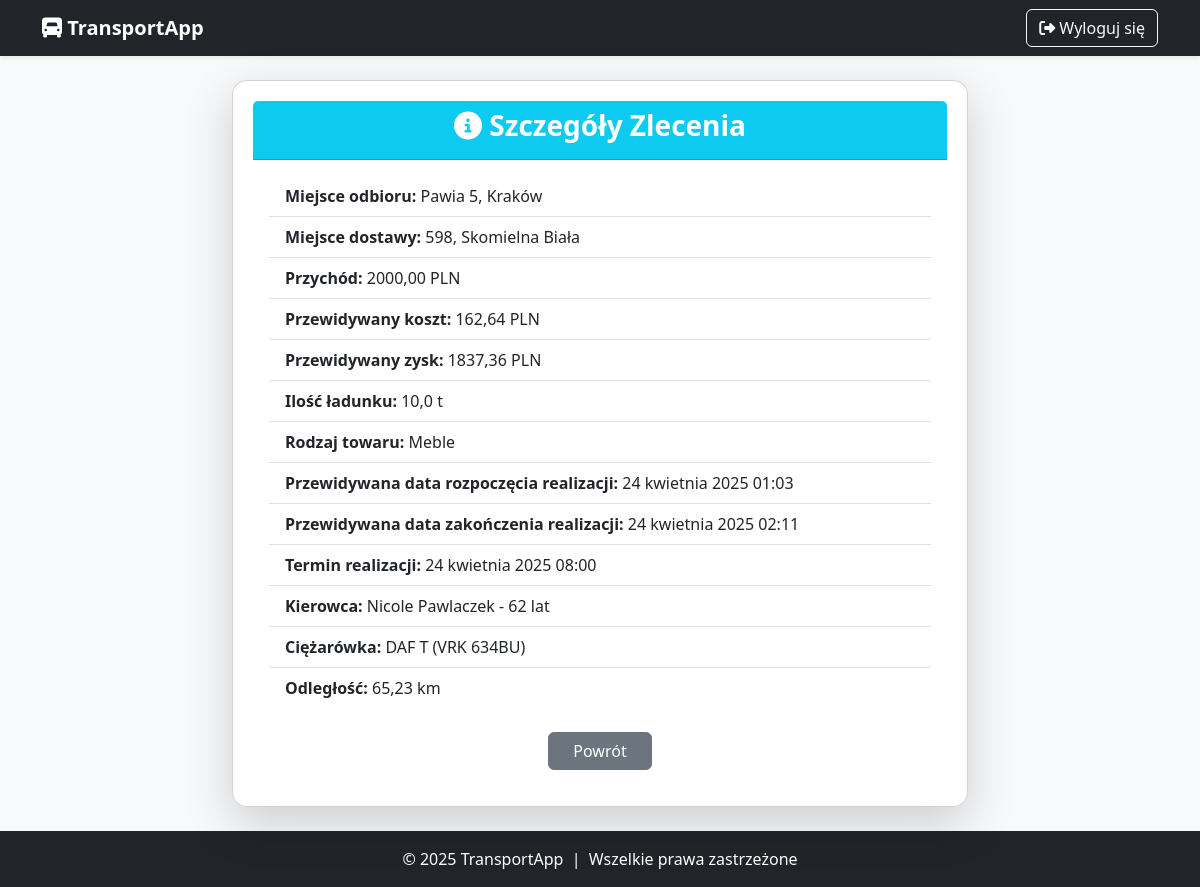
Page /users/zlecenia/15126/szczegoly/ (signed in) on the earlier database version.
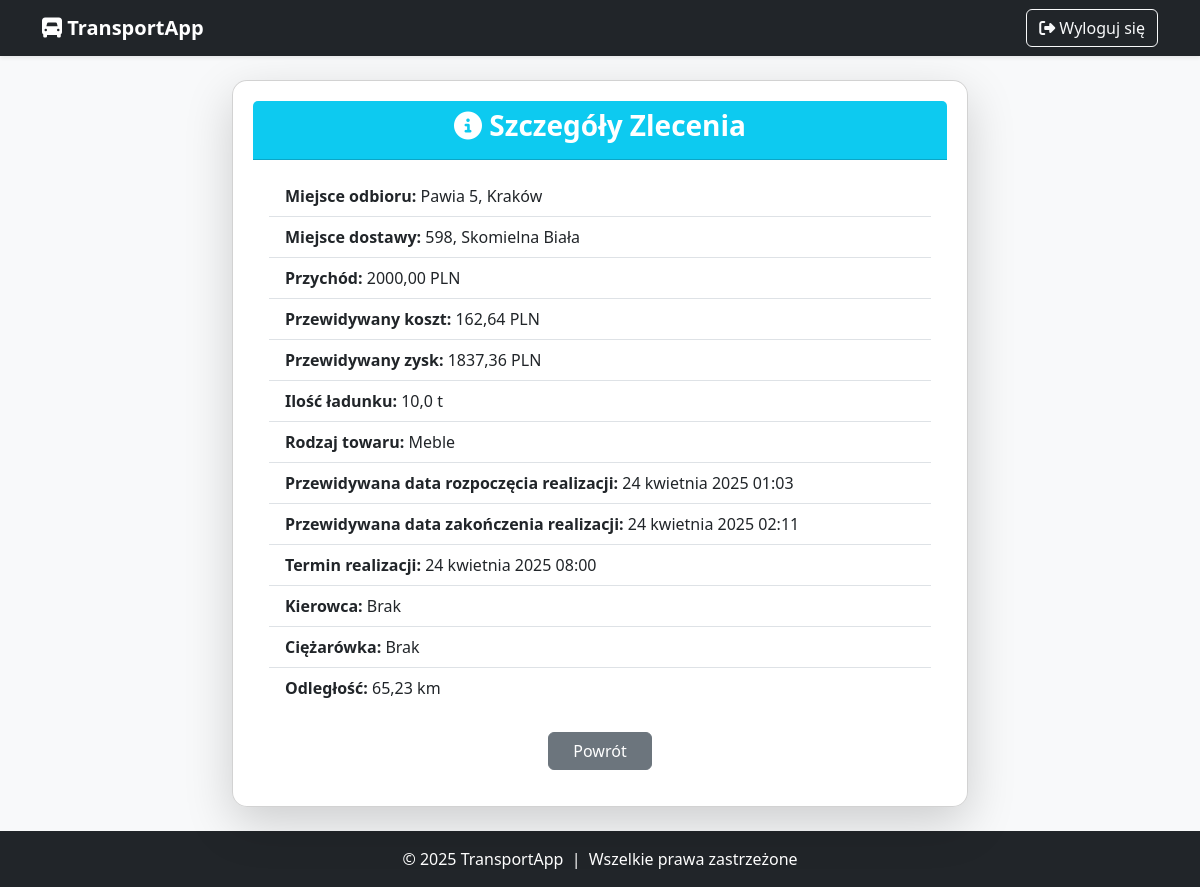
Same page on the later database version.
### users/models.py (models this page shows, shortened)
class Zlecenie(models.Model):
    STATUS_CHOICES = [
        ("nie_rozpoczete", "Nie rozpoczęte"),
        ("w_realizacji", "W realizacji"),
        ("zamkniete", "Zamknięte"),
    ]
    id_zlec = models.AutoField(primary_key=True)
    miejsce_odb = models.CharField(max_length=255, verbose_name="Miejsce odbioru")
    miejsce_dost = models.CharField(max_length=255, verbose_name="Miejsce dostawy")
    przychod = models.DecimalField(max_digits=10, decimal_places=2, verbose_name="Przychód (PLN)")
    ilosc_ladunku = models.FloatField(verbose_name="Ilość ładunku (tony)")
    towar = models.CharField(max_length=255, verbose_name="Rodzaj towaru")
    data_otrzymania = models.DateField(verbose_name="Data otrzymania zlecenia")
    termin_realizacji = models.DateTimeField(null=True, blank=True, verbose_name="Termin realizacji")
    kierowca = models.ForeignKey('users.Kierowca', on_delete=models.SET_NULL, null=True, blank=True, verbose_name="Przypisany kierowca")
    ciezarowka = models.ForeignKey('users.Ciezarowka', on_delete=models.SET_NULL, null=True, blank=True, verbose_name="Przypisana ciężarówka")
    status = models.CharField(max_length=15, choices=STATUS_CHOICES, default="nie_rozpoczete", verbose_name="Status zlecenia")
    odleglosc_km = models.DecimalField(max_digits=8, decimal_places=2, null=True, blank=True)
    przewidywana_data_rozpoczecia = models.DateTimeField(null=True, blank=True)
    przewidywany_czas_realizacji = models.DurationField(null=True, blank=True)
    przewidywana_data_zakonczenia = models.DateTimeField(null=True, blank=True)
    przewidywany_koszt = models.DecimalField(max_digits=10, decimal_places=2, null=True, blank=True)
    rzeczywista_data_rozpoczecia = models.DateTimeField(null=True, blank=True,
                                                        verbose_name="Rzeczywista data rozpoczęcia")
    rzeczywista_data_zakonczenia = models.DateTimeField(null=True, blank=True,
                                                        verbose_name="Rzeczywista data zakończenia")
    rzeczywiste_przejechane_km = models.DecimalField(max_digits=8, decimal_places=2, null=True, blank=True,
                                                     verbose_name="Rzeczywiste przejechane km")
    rzeczywiste_spalone_litry = models.DecimalField(max_digits=8, decimal_places=2, null=True, blank=True,
                                                    verbose_name="Rzeczywiste spalone litry paliwa")
    rzeczywisty_koszt = models.DecimalField(max_digits=10, decimal_places=2, null=True, blank=True)
    zysk = models.DecimalField(max_digits=10, decimal_places=2, null=True, blank=True)

class Kierowca(models.Model):
    kier_id = models.AutoField(primary_key=True)
    kier_imie = models.CharField(max_length=100, verbose_name="Imię")
    kier_nazwisko = models.CharField(max_length=100, verbose_name="Nazwisko")
    data_urodzenia = models.DateField(verbose_name="Data urodzenia")
    kier_adres = models.TextField(verbose_name="Adres")
    kier_telefon = models.CharField(max_length=15, verbose_name="Telefon")
    kier_email = models.EmailField(verbose_name="Email")
    kier_lata_dosw = models.IntegerField(verbose_name="Lata doświadczenia")
    kier_przejech_km = models.IntegerField(verbose_name="Przejechane km")
    kier_liczba_wykroczen = models.IntegerField(verbose_name="Liczba wykroczeń")
    stawka_za_km = models.DecimalField(max_digits=6, decimal_places=2, verbose_name="Stawka za km (PLN)", default=1.50)
    def oblicz_wiek(self):
        today = date.today()
        return today.year - self.data_urodzenia.year - ((today.month, today.day) < (self.data_urodzenia.month, self.data_urodzenia.day))
    def __str__(self):
        return f"{self.kier_imie} {self.kier_nazwisko} - {self.oblicz_wiek()} lat"

class Ciezarowka(models.Model):
    ciez_id = models.AutoField(primary_key=True)
    ciez_marka = models.CharField(max_length=50, verbose_name="Marka")
    ciez_model = models.CharField(max_length=50, verbose_name="Model")
    ciez_moc = models.IntegerField(
        verbose_name="Moc (KM)",
        validators=[MinValueValidator(0, message="Moc nie może być ujemna.")]
    )
    ciez_nr_rejestr = models.CharField(
        max_length=15,
        verbose_name="Numer rejestracyjny",
        validators=[RegexValidator(
            regex=r'^[A-Z0-9]{2,3}\s?[A-Z0-9]{4,6}$',
            message="Podaj poprawny numer rejestracyjny."
        )]
    )
    ciez_przebieg = models.IntegerField(
        verbose_name="Przebieg (km)",
        validators=[MinValueValidator(0, message="Przebieg nie może być ujemny.")]
    )
    ciez_rok_prod = models.IntegerField(
        verbose_name="Rok produkcji",
        validators=[
            MinValueValidator(0, message="Rok produkcji nie może być mniejszy od 0."),
            MaxValueValidator(date.today().year, message=f"Rok produkcji nie może być większy niż {date.today().year}.")
        ]
    )
    ciez_data_zakupu = models.DateField(verbose_name="Data zakupu")
    ciez_data_serwisu = models.DateField(verbose_name="Data ostatniego serwisu")
    ciez_masa_wlasna = models.DecimalField(
        max_digits=7, decimal_places=2,
        verbose_name="Masa własna (t)",
        validators=[MinValueValidator(0.01, message="Masa własna musi być większa od 0.")]
    )
    ciez_masa_ladunku = models.DecimalField(
        max_digits=7, decimal_places=2,
        verbose_name="Masa ładunku (t)",
        validators=[MinValueValidator(0.01, message="Masa ładunku musi być większa od 0.")]
    )
    ciez_dop_masa_calk = models.DecimalField(
        max_digits=7, decimal_places=2,
        verbose_name="Dopuszczalna masa całkowita (t)",
        validators=[MinValueValidator(0.01, message="Dopuszczalna masa całkowita musi być większa od 0.")]
    )
    ciez_spalanie_na_100km = models.DecimalField(
        max_digits=5, decimal_places=2,
        verbose_name="Spalanie na 100 km (l)",
        validators=[MinValueValidator(0, message="Spalanie nie może być mniejsze niż 0.")]
    )
    ciez_paliwo_litry = models.FloatField(
        verbose_name="Stan paliwa (l)",
        validators=[MinValueValidator(0)],
        null=True,
        blank=True
    )
    ciez_bak_max = models.FloatField(
        verbose_name="Pojemność baku (l)",
        validators=[MinValueValidator(1)],
        null=True,
        blank=True
    )
    def __str__(self):
        return f"{self.ciez_marka} {self.ciez_model} ({self.ciez_nr_rejestr})"

### users/views/zlecenie_views.py (the view)
# urls.py: path('zlecenia/<int:id_zlec>/szczegoly/', szczegoly_zlecenia, name='szczegoly_zlecenia'),
@login_required
def szczegoly_zlecenia(request, id_zlec):
    zlecenie = get_object_or_404(Zlecenie, id_zlec=id_zlec)
    error_message = None
    przewidywany_zysk = None
    if zlecenie.przewidywany_koszt is not None:
        przewidywany_zysk = zlecenie.przychod - zlecenie.przewidywany_koszt
    context = {
        'zlecenie': zlecenie,
        "przewidywany_zysk": przewidywany_zysk,
        'error_message': error_message,
    }
    return render(request, 'users/zlecenia/szczegoly_zlecenia.html', context)

### users/templates/users/zlecenia/szczegoly_zlecenia.html (shortened to what this page needs)
{% extends 'base.html' %}
{% block content %}
<div class="row justify-content-center">
    <div class="col-md-10 col-lg-8">
        <div class="card shadow-lg">
            <div class="card-header bg-info text-white text-center">
                <h3 class="fw-bold"><i class="fa-solid fa-info-circle"></i> Szczegóły Zlecenia</h3>
            </div>
            <div class="card-body">
                <ul class="list-group list-group-flush">
                    <li class="list-group-item"><strong>Miejsce odbioru:</strong> {{ zlecenie.miejsce_odb }}</li>
                    <li class="list-group-item"><strong>Miejsce dostawy:</strong> {{ zlecenie.miejsce_dost }}</li>
                    <li class="list-group-item"><strong>Przychód:</strong> {{ zlecenie.przychod }} PLN</li>
                    <li class="list-group-item"><strong>Przewidywany koszt:</strong> {{ zlecenie.przewidywany_koszt }} PLN</li>
                    <li class="list-group-item"><strong>Przewidywany zysk:</strong> {{ przewidywany_zysk }} PLN</li>
                    <li class="list-group-item"><strong>Ilość ładunku:</strong> {{ zlecenie.ilosc_ladunku }} t</li>
                    <li class="list-group-item"><strong>Rodzaj towaru:</strong> {{ zlecenie.towar }}</li>
                    <li class="list-group-item"><strong>Przewidywana data rozpoczęcia realizacji:</strong> {{ zlecenie.przewidywana_data_rozpoczecia }}</li>
                    <li class="list-group-item"><strong>Przewidywana data zakończenia realizacji:</strong> {{ zlecenie.przewidywana_data_zakonczenia }}</li>
                    <li class="list-group-item"><strong>Termin realizacji:</strong> {{ zlecenie.termin_realizacji }}</li>
                    <li class="list-group-item"><strong>Kierowca:</strong> {{ zlecenie.kierowca|default:"Brak" }}</li>
                    <li class="list-group-item"><strong>Ciężarówka:</strong> {{ zlecenie.ciezarowka|default:"Brak" }}</li>
                    <li class="list-group-item"><strong>Odległość:</strong>
                        {% if zlecenie.odleglosc_km %}
                            {{ zlecenie.odleglosc_km }} km
                        {% elif error_message %}
                            <span class="text-danger">{{ error_message }}</span>
                        {% else %}
                            Brak danych
                        {% endif %}
                    </li>
                </ul>
                <div class="mt-4 text-center">
                    <a href="{% url 'zarzadzaj_zleceniami' %}" class="btn btn-secondary px-4">Powrót</a>
                </div>
            </div>
        </div>
    </div>
</div>
{% endblock %}

Differences in the rows shown:
changed Zlecenie "Pawia 5, Kraków": kierowca "Nicole Pawlaczek - 62 lat" → "Brak"; ciezarowka "DAF T (VRK 634BU)" → "Brak"
